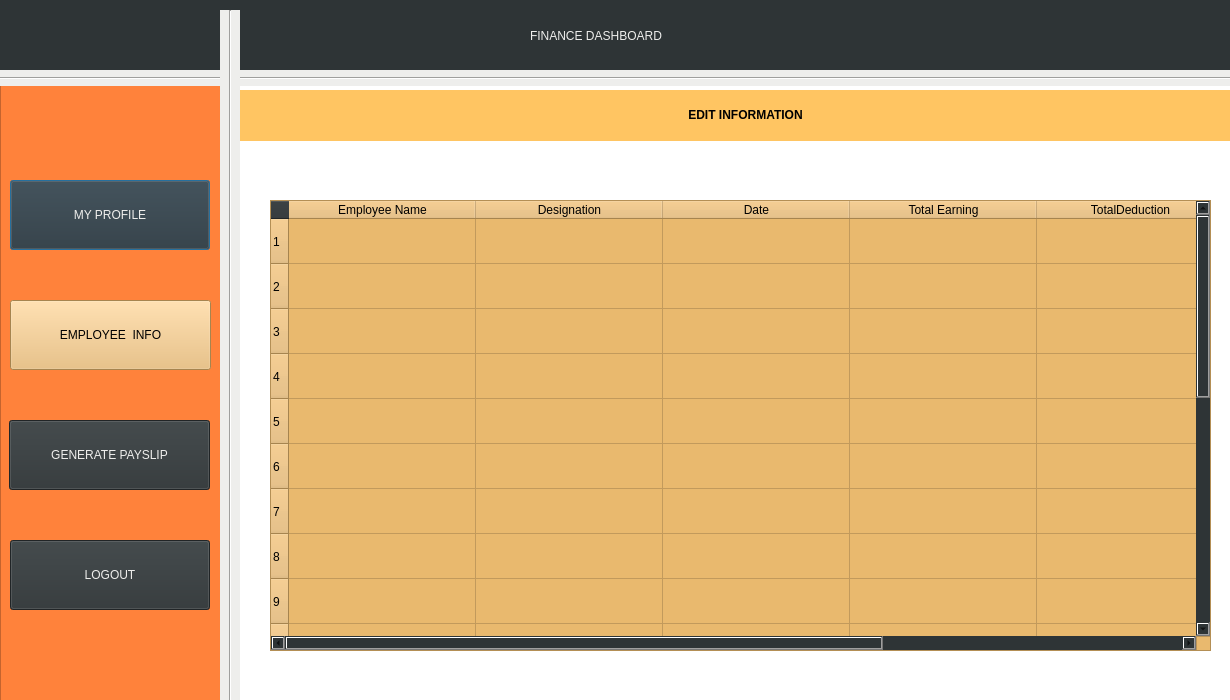
<?xml version="1.0" encoding="UTF-8"?>
<ui version="4.0">
 <class>Dialog</class>
 <widget class="QDialog" name="Dialog">
  <property name="geometry">
   <rect>
    <x>0</x>
    <y>0</y>
    <width>1230</width>
    <height>700</height>
   </rect>
  </property>
  <property name="windowTitle">
   <string>Dialog</string>
  </property>
  <property name="autoFillBackground">
   <bool>false</bool>
  </property>
  <property name="styleSheet">
   <string notr="true">background-color: rgb(46, 52, 54);
border-bottom-color: rgb(238, 238, 236);
border-right-color: rgb(238, 238, 236);
border-top-color: rgb(238, 238, 236);
border-color: rgb(245, 121, 0);</string>
  </property>
  <widget class="QLabel" name="label1">
   <property name="geometry">
    <rect>
     <x>530</x>
     <y>0</y>
     <width>401</width>
     <height>71</height>
    </rect>
   </property>
   <property name="styleSheet">
    <string notr="true">color:rgb(238, 238, 236);
font: 75 30pt &quot;Ubuntu Condensed&quot;;</string>
   </property>
   <property name="text">
    <string>FINANCE DASHBOARD</string>
   </property>
  </widget>
  <widget class="QLabel" name="LOGO">
   <property name="geometry">
    <rect>
     <x>10</x>
     <y>10</y>
     <width>201</width>
     <height>51</height>
    </rect>
   </property>
   <property name="text">
    <string/>
   </property>
   <property name="pixmap">
    <pixmap>logo.png</pixmap>
   </property>
   <property name="scaledContents">
    <bool>true</bool>
   </property>
  </widget>
  <widget class="Line" name="line">
   <property name="geometry">
    <rect>
     <x>-10</x>
     <y>70</y>
     <width>1251</width>
     <height>16</height>
    </rect>
   </property>
   <property name="styleSheet">
    <string notr="true">
background-color: rgb(238, 238, 236);</string>
   </property>
   <property name="orientation">
    <enum>Qt::Horizontal</enum>
   </property>
  </widget>
  <widget class="Line" name="line_2">
   <property name="geometry">
    <rect>
     <x>220</x>
     <y>10</y>
     <width>20</width>
     <height>761</height>
    </rect>
   </property>
   <property name="styleSheet">
    <string notr="true">
background-color: rgb(238, 238, 236);</string>
   </property>
   <property name="orientation">
    <enum>Qt::Vertical</enum>
   </property>
  </widget>
  <widget class="QColumnView" name="columnView">
   <property name="geometry">
    <rect>
     <x>0</x>
     <y>80</y>
     <width>226</width>
     <height>621</height>
    </rect>
   </property>
   <property name="styleSheet">
    <string notr="true">background-color: rgb(255, 130, 59);
</string>
   </property>
  </widget>
  <widget class="QPushButton" name="myprofile">
   <property name="geometry">
    <rect>
     <x>10</x>
     <y>180</y>
     <width>200</width>
     <height>70</height>
    </rect>
   </property>
   <property name="cursor">
    <cursorShape>OpenHandCursor</cursorShape>
   </property>
   <property name="mouseTracking">
    <bool>true</bool>
   </property>
   <property name="acceptDrops">
    <bool>false</bool>
   </property>
   <property name="styleSheet">
    <string notr="true">color:rgb(238, 238, 236);
font: 75 15pt &quot;Ubuntu Condensed&quot;;</string>
   </property>
   <property name="text">
    <string>MY PROFILE</string>
   </property>
  </widget>
  <widget class="QPushButton" name="empinfo">
   <property name="geometry">
    <rect>
     <x>10</x>
     <y>300</y>
     <width>201</width>
     <height>70</height>
    </rect>
   </property>
   <property name="cursor">
    <cursorShape>OpenHandCursor</cursorShape>
   </property>
   <property name="styleSheet">
    <string notr="true">

color:rgb(0,0,0);
background-color: rgb(233, 185, 110);
font: 75 14pt &quot;Ubuntu Condensed&quot;;</string>
   </property>
   <property name="text">
    <string>EMPLOYEE  INFO</string>
   </property>
  </widget>
  <widget class="QPushButton" name="logout">
   <property name="geometry">
    <rect>
     <x>10</x>
     <y>540</y>
     <width>200</width>
     <height>70</height>
    </rect>
   </property>
   <property name="cursor">
    <cursorShape>OpenHandCursor</cursorShape>
   </property>
   <property name="styleSheet">
    <string notr="true">color:rgb(238, 238, 236);
font: 75 17pt &quot;Ubuntu Condensed&quot;;</string>
   </property>
   <property name="text">
    <string>LOGOUT</string>
   </property>
  </widget>
  <widget class="QColumnView" name="columnView_2">
   <property name="geometry">
    <rect>
     <x>210</x>
     <y>80</y>
     <width>1021</width>
     <height>671</height>
    </rect>
   </property>
   <property name="styleSheet">
    <string notr="true">background-color: rgb(255, 255, 255);
</string>
   </property>
  </widget>
  <widget class="QLabel" name="label1_2">
   <property name="geometry">
    <rect>
     <x>240</x>
     <y>90</y>
     <width>1011</width>
     <height>51</height>
    </rect>
   </property>
   <property name="styleSheet">
    <string notr="true">background-color: rgb(255, 197, 98);
font: 75 30pt &quot;Ubuntu Condensed&quot;;</string>
   </property>
   <property name="text">
    <string>&lt;html&gt;&lt;head/&gt;&lt;body&gt;&lt;p align=&quot;center&quot;&gt;&lt;span style=&quot; font-weight:600;&quot;&gt;EDIT INFORMATION&lt;/span&gt;&lt;/p&gt;&lt;/body&gt;&lt;/html&gt;</string>
   </property>
  </widget>
  <widget class="QPushButton" name="generatepayslip">
   <property name="geometry">
    <rect>
     <x>9</x>
     <y>420</y>
     <width>201</width>
     <height>70</height>
    </rect>
   </property>
   <property name="cursor">
    <cursorShape>OpenHandCursor</cursorShape>
   </property>
   <property name="styleSheet">
    <string notr="true">color:rgb(238, 238, 236);
font: 75 17pt &quot;Ubuntu Condensed&quot;;</string>
   </property>
   <property name="text">
    <string>GENERATE PAYSLIP</string>
   </property>
  </widget>
  <widget class="QTableWidget" name="tableWidget">
   <property name="geometry">
    <rect>
     <x>270</x>
     <y>200</y>
     <width>941</width>
     <height>451</height>
    </rect>
   </property>
   <property name="styleSheet">
    <string notr="true">background-color: rgb(233, 185, 110);</string>
   </property>
   <property name="rowCount">
    <number>20</number>
   </property>
   <attribute name="horizontalHeaderCascadingSectionResizes">
    <bool>true</bool>
   </attribute>
   <attribute name="horizontalHeaderDefaultSectionSize">
    <number>187</number>
   </attribute>
   <attribute name="horizontalHeaderShowSortIndicator" stdset="0">
    <bool>true</bool>
   </attribute>
   <attribute name="horizontalHeaderStretchLastSection">
    <bool>true</bool>
   </attribute>
   <attribute name="verticalHeaderCascadingSectionResizes">
    <bool>false</bool>
   </attribute>
   <attribute name="verticalHeaderDefaultSectionSize">
    <number>45</number>
   </attribute>
   <attribute name="verticalHeaderShowSortIndicator" stdset="0">
    <bool>false</bool>
   </attribute>
   <attribute name="verticalHeaderStretchLastSection">
    <bool>false</bool>
   </attribute>
   <row/>
   <row/>
   <row/>
   <row/>
   <row/>
   <row/>
   <row/>
   <row/>
   <row/>
   <row/>
   <row/>
   <row/>
   <row/>
   <row/>
   <row/>
   <row/>
   <row/>
   <row/>
   <row/>
   <row/>
   <column>
    <property name="text">
     <string>Employee Name</string>
    </property>
   </column>
   <column>
    <property name="text">
     <string>Designation</string>
    </property>
   </column>
   <column>
    <property name="text">
     <string>Date</string>
    </property>
   </column>
   <column>
    <property name="text">
     <string>Total Earning</string>
    </property>
   </column>
   <column>
    <property name="text">
     <string>TotalDeduction</string>
    </property>
   </column>
   <column>
    <property name="text">
     <string>NetSalary</string>
    </property>
   </column>
  </widget>
  <zorder>columnView_2</zorder>
  <zorder>columnView</zorder>
  <zorder>label1</zorder>
  <zorder>LOGO</zorder>
  <zorder>line</zorder>
  <zorder>line_2</zorder>
  <zorder>empinfo</zorder>
  <zorder>logout</zorder>
  <zorder>myprofile</zorder>
  <zorder>label1_2</zorder>
  <zorder>generatepayslip</zorder>
  <zorder>tableWidget</zorder>
 </widget>
 <resources/>
 <connections/>
</ui>
